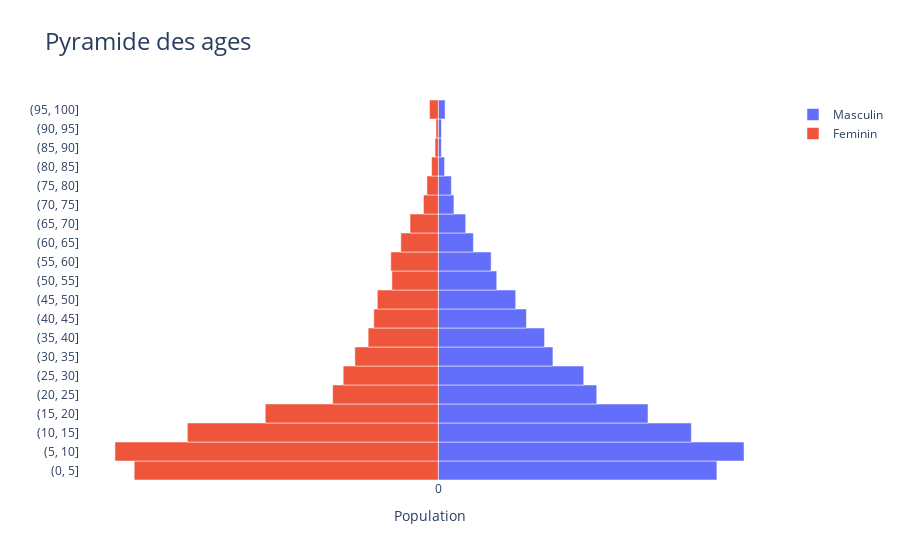

Source (notebook cell):
### Code cell
y = grouped['age_classe']
x1 = grouped['Masculin']
x2 = grouped['Feminin'] * -1

# Create instance of the figure
fig = gp.Figure()
# Add Trace to Figure
fig.add_trace(gp.Bar(
        y=y,
        x=x1,
        name='Masculin',
        orientation='h'
))

# Add Trace to figure
fig.add_trace(gp.Bar(
        y=y,
        x=x2,
        name='Feminin',
        orientation='h'
))

# Update Figure Layout
fig.update_layout(
    template = 'plotly_white',
    title= 'Pyramide des ages',
    title_font_size = 24,
    barmode='relative',
    bargap=0.0,
    bargroupgap=0,
    xaxis=dict(
        tickvals=[-4000000,-2000000,0,2000000,4000000],
        ticktext=['3M','1M','0','1M','3M'],
        title='Population',
        title_font_size=14
    )
)

# Plot figure
fig.show()

# Export Candlestick to HTML
#plotly.offline.plot(fig, filename='population_pyramid.html')

### Figure 1 — Plotly figure (JSON) as saved in the notebook; plotly's stock layout.template omitted (floating-point values rounded to 4 significant figures)
{"data": [{"name": "Masculin", "orientation": "h", "type": "bar", "x": [4443, 4876, 4035, 3344, 2527, 2319, 1828, 1694, 1405, 1234, 932, 843, 560, 437, 249, 208, 100, 49, 50, 108], "y": ["(0, 5]", "(5, 10]", "(10, 15]", "(15, 20]", "(20, 25]", "(25, 30]", "(30, 35]", "(35, 40]", "(40, 45]", "(45, 50]", "(50, 55]", "(55, 60]", "(60, 65]", "(65, 70]", "(70, 75]", "(75, 80]", "(80, 85]", "(85, 90]", "(90, 95]", "(95, 100]"]}, {"name": "Feminin", "orientation": "h", "type": "bar", "x": [-4850, -5157, -4002, -2760, -1685, -1517, -1331, -1119, -1029, -973, -740, -758, -598, -451, -237, -182, -107, -52, -37, -140], "y": ["(0, 5]", "(5, 10]", "(10, 15]", "(15, 20]", "(20, 25]", "(25, 30]", "(30, 35]", "(35, 40]", "(40, 45]", "(45, 50]", "(50, 55]", "(55, 60]", "(60, 65]", "(65, 70]", "(70, 75]", "(75, 80]", "(80, 85]", "(85, 90]", "(90, 95]", "(95, 100]"]}], "layout": {"autosize": true, "bargap": 0, "bargroupgap": 0, "barmode": "relative", "title": {"font": {"size": 24}, "text": "Pyramide des ages"}, "xaxis": {"autorange": true, "range": [-5714.0, 5433.0], "ticktext": ["3M", "1M", "0", "1M", "3M"], "tickvals": [-4000000, -2000000, 0, 2000000, 4000000], "title": {"font": {"size": 14}, "text": "Population"}, "type": "linear"}, "yaxis": {"autorange": true, "range": [-0.5, 19.5], "type": "category"}}}
